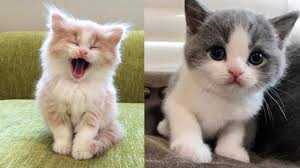
#> input picture download (4).jpg, 300 x 168 px
$ python 'cat detection.py'
#> lines starting #> are read from the running program, lines starting #| are printed output that depends on the picture; after the words box and inside, x2 and y2 are one past the last pixel; in counts of white or black regions, pixels touching at a corner belong together

import cv2

img= cv2.imread("download (4).jpg")
#> img is the input picture: shape (168, 300, 3); mean B, G, R 126.5, 144.1, 153.5

gray= cv2.cvtColor(img,cv2.COLOR_BGR2GRAY)
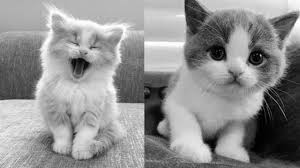
#> gray: shape (168, 300); min 0, max 255, mean 144.9

cat_classifier=cv2.CascadeClassifier('C:/Users/karam chand/AppData/Local/Programs/Python/Python37/Lib/site-packages/cv2/data/haarcascade_frontalcatface_extended.xml')


face = cat_classifier.detectMultiScale(gray, 1.1,5,minSize=(75,75))
#> face = [[189, 16, 94, 94]]

for x,y,w,h in face:
    print(x,w,y,h)
    cv2.rectangle(img,(x,y),(x+w,y+h),(255,0,0),1)
    cv2.putText(img,"Cat # {}".format(len(face)),(x,y-10),cv2.FONT_HERSHEY_COMPLEX,0.55,(0,0,255),2)
#> this loop made 1 pass
#| 189 94 16 94
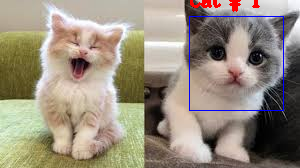
#> img: shape (168, 300, 3); 1.32% of pixels changed, all inside (x1, y1, x2, y2) = (189, 0, 284, 111)


print("face found", len(face))
#| face found 1

cv2.imshow("face",img)
cv2.imshow("gray",gray)
cv2.waitKey(0)
cv2.destroyAllWindows()

$ run again, with download (1).jpg copied over download (4).jpg
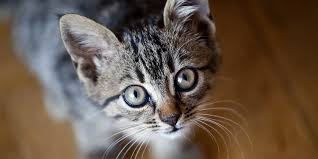
#> input picture download (1).jpg, 318 x 159 px
#> img is the input picture: shape (159, 318, 3); mean B, G, R 75.4, 88.7, 105
#> `gray= cv2.cvtColor(img,cv2.COLOR_BGR2GRAY)`:
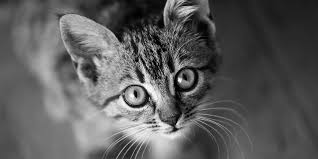
#> gray: shape (159, 318); min 0, max 255, mean 92.1
#> face = ()
#| face found 0

$ run again, with download (2).jpg copied over download (4).jpg
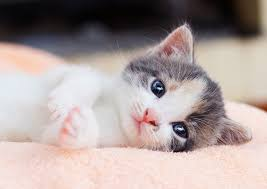
#> input picture download (2).jpg, 267 x 189 px
#> img is the input picture: shape (189, 267, 3); mean B, G, R 155.6, 157.9, 171.3
#> `gray= cv2.cvtColor(img,cv2.COLOR_BGR2GRAY)`:
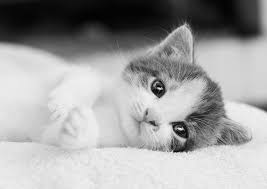
#> gray: shape (189, 267); min 1, max 252, mean 161.6
#> face = ()
#| face found 0

$ run again, with download (3).jpg copied over download (4).jpg
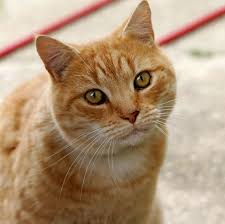
#> input picture download (3).jpg, 225 x 224 px
#> img is the input picture: shape (224, 225, 3); mean B, G, R 120.8, 148.9, 175.9
#> `gray= cv2.cvtColor(img,cv2.COLOR_BGR2GRAY)`:
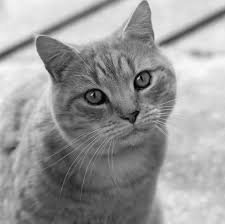
#> gray: shape (224, 225); min 1, max 251, mean 153.7
#> face = ()
#| face found 0
